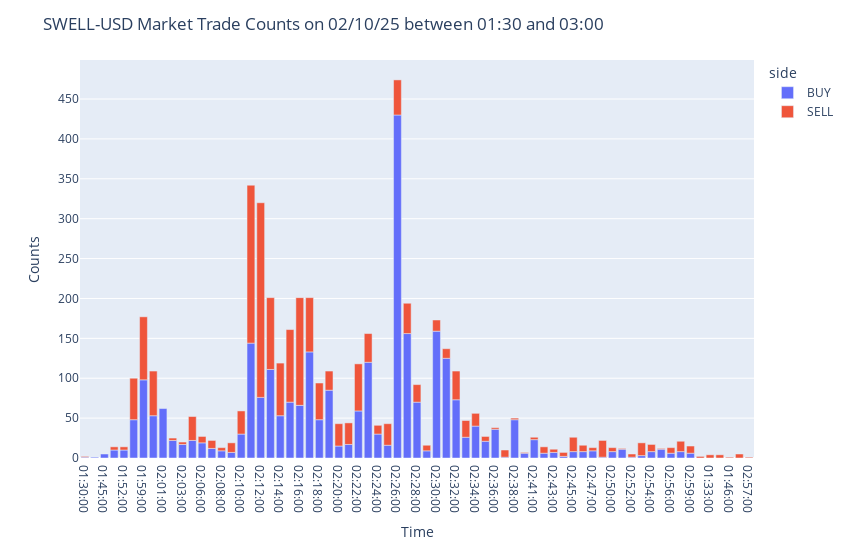

This figure's notebook cell:
### Code cell
fig_tradecounts = px.bar(df_trade_counts, x='hm_time', y='counts', color='side')
fig_tradecounts.update_layout(
    title=f'{trading_pair} Market Trade Counts on {start.strftime('%m/%d/%y')} between {start.strftime('%H:%M')} and {end.strftime('%H:%M')}',
    yaxis=dict(
        title=dict(text='Counts')
    ),
    xaxis=dict(
        title=dict(text='Time')
    ),
    height=fig_height,
    width=fig_width
)
fig_tradecounts.show()

### Figure 1 — Plotly figure (JSON) as saved in the notebook; plotly's stock layout.template omitted (floating-point values rounded to 4 significant figures)
{"data": [{"hovertemplate": "side=BUY<br>hm_time=%{x}<br>counts=%{y}<extra></extra>", "legendgroup": "BUY", "marker": {"color": "#636efa", "pattern": {"shape": ""}}, "name": "BUY", "orientation": "v", "showlegend": true, "textposition": "auto", "type": "bar", "x": ["01:30:00", "01:37:00", "01:45:00", "01:51:00", "01:52:00", "01:58:00", "01:59:00", "02:00:00", "02:01:00", "02:02:00", "02:03:00", "02:05:00", "02:06:00", "02:07:00", "02:08:00", "02:09:00", "02:10:00", "02:11:00", "02:12:00", "02:13:00", "02:14:00", "02:15:00", "02:16:00", "02:17:00", "02:18:00", "02:19:00", "02:20:00", "02:21:00", "02:22:00", "02:23:00", "02:24:00", "02:25:00", "02:26:00", "02:27:00", "02:28:00", "02:29:00", "02:30:00", "02:31:00", "02:32:00", "02:33:00", "02:34:00", "02:35:00", "02:36:00", "02:37:00", "02:38:00", "02:39:00", "02:41:00", "02:42:00", "02:43:00", "02:44:00", "02:45:00", "02:46:00", "02:47:00", "02:48:00", "02:50:00", "02:51:00", "02:52:00", "02:53:00", "02:54:00", "02:55:00", "02:56:00", "02:58:00", "02:59:00"], "xaxis": "x", "y": [1, 1, 5, 10, 10, 48, 98, 53, 62, 22, 17, 22, 19, 12, 9, 7, 30, 144, 76, 111, 53, 70, 66, 133, 48, 85, 15, 17, 59, 120, 30, 16, 430, 156, 70, 9, 159, 125, 73, 26, 40, 21, 36, 1, 48, 6, 23, 6, 7, 2, 8, 8, 9, 1, 8, 11, 1, 3, 8, 11, 6, 8, 6], "yaxis": "y"}, {"hovertemplate": "side=SELL<br>hm_time=%{x}<br>counts=%{y}<extra></extra>", "legendgroup": "SELL", "marker": {"color": "#EF553B", "pattern": {"shape": ""}}, "name": "SELL", "orientation": "v", "showlegend": true, "textposition": "auto", "type": "bar", "x": ["01:30:00", "01:32:00", "01:33:00", "01:36:00", "01:46:00", "01:51:00", "01:52:00", "01:58:00", "01:59:00", "02:00:00", "02:02:00", "02:03:00", "02:05:00", "02:06:00", "02:07:00", "02:08:00", "02:09:00", "02:10:00", "02:11:00", "02:12:00", "02:13:00", "02:14:00", "02:15:00", "02:16:00", "02:17:00", "02:18:00", "02:19:00", "02:20:00", "02:21:00", "02:22:00", "02:23:00", "02:24:00", "02:25:00", "02:26:00", "02:27:00", "02:28:00", "02:29:00", "02:30:00", "02:31:00", "02:32:00", "02:33:00", "02:34:00", "02:35:00", "02:36:00", "02:37:00", "02:38:00", "02:39:00", "02:41:00", "02:42:00", "02:43:00", "02:44:00", "02:45:00", "02:46:00", "02:47:00", "02:48:00", "02:49:00", "02:50:00", "02:51:00", "02:52:00", "02:53:00", "02:54:00", "02:55:00", "02:56:00", "02:57:00", "02:58:00", "02:59:00"], "xaxis": "x", "y": [1, 2, 4, 4, 1, 4, 4, 52, 79, 56, 3, 3, 30, 8, 10, 4, 12, 29, 198, 244, 90, 66, 91, 135, 68, 46, 24, 28, 27, 59, 36, 11, 27, 44, 38, 22, 7, 14, 12, 36, 21, 16, 6, 2, 9, 2, 1, 3, 8, 4, 5, 18, 8, 4, 21, 5, 5, 1, 4, 16, 9, 1, 7, 1, 13, 9], "yaxis": "y"}], "layout": {"barmode": "relative", "height": 550, "legend": {"title": {"text": "side"}, "tracegroupgap": 0}, "margin": {"t": 60}, "title": {"text": "SWELL-USD Market Trade Counts on 02/10/25 between 01:30 and 03:00"}, "width": 850, "xaxis": {"anchor": "y", "domain": [0, 1], "title": {"text": "Time"}}, "yaxis": {"anchor": "x", "domain": [0, 1], "title": {"text": "Counts"}}}}
